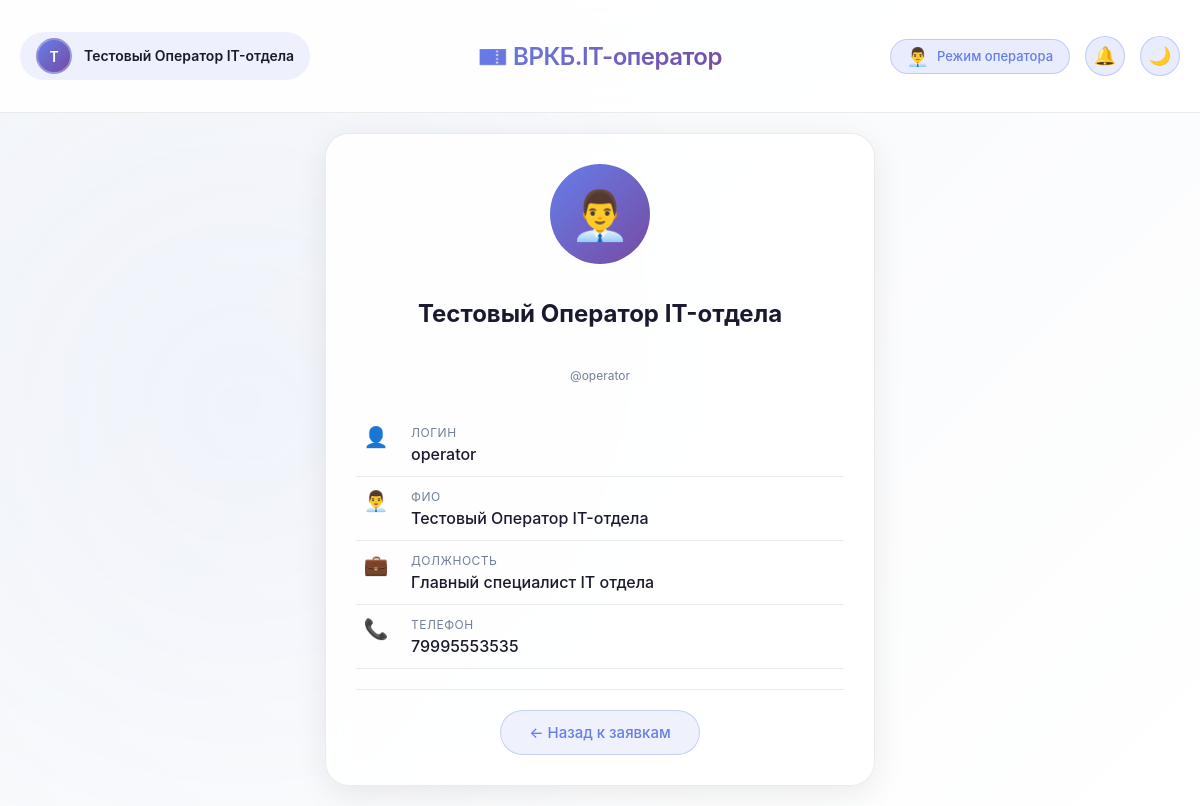
The page /operator/profile (signed in) on the database its author committed.
### tables this page shows
CREATE TABLE operators (
        id INTEGER PRIMARY KEY AUTOINCREMENT,
        username TEXT NOT NULL UNIQUE,
        password TEXT NOT NULL,
        last_name TEXT,
        first_name TEXT,
        middle_name TEXT,
        post TEXT,
        phone TEXT
    );

### app.py (the view)
    def decorated_function(*args, **kwargs):
        if not session.get('operator_logged_in'):
            flash('Доступ только для операторов', 'danger')
            return redirect(url_for('operator_login'))
        return f(*args, **kwargs)

### app.py (called while the page is built, shortened)
def get_db_connection():
    conn = sqlite3.connect('databases/database_helpdesk.db', timeout=20)
    conn.row_factory = sqlite3.Row
    conn.execute('PRAGMA journal_mode=WAL')
    conn.execute('PRAGMA synchronous=NORMAL')
    return conn

def operator_required(f):
    def decorated_function(*args, **kwargs):
        if not session.get('operator_logged_in'):
            flash('Доступ только для операторов', 'danger')
            return redirect(url_for('operator_login'))
        return f(*args, **kwargs)
    decorated_function.__name__ = f.__name__
    return decorated_function

@app.route('/operator/profile')
@operator_required
def operator_profile():
    conn = get_db_connection()
    operator = conn.execute('SELECT * FROM operators WHERE id = ?', (session['operator_id'],)).fetchone()
    conn.close()
    return render_template('operators/operator_profile.html', operator=operator)

@app.context_processor
def inject_user():
    user_info = {}
    return {'user': user_info}

### templates/operators/operator_profile.html (shortened to what this page needs)
{% extends "operators/base_operator.html" %}
{% block content %}
<div class="card" style="max-width: 550px; margin: 0 auto;">
    <div style="text-align: center; margin-bottom: 30px;">
        <div class="operator-big-avatar" style="width: 100px; height: 100px; font-size: 48px; margin: 0 auto 15px; background: linear-gradient(135deg, var(--accent-color), #764ba2); border-radius: 50%; display: flex; align-items: center; justify-content: center;">
            👨‍💼
        </div>
        <h2>{{ operator.last_name or '' }} {{ operator.first_name or '' }} {{ operator.middle_name or '' }}</h2>
        <p class="text-muted">@{{ operator.username }}</p>
    </div>
    <div class="profile-info">
        <div class="info-row">
            <div class="info-icon">👤</div>
            <div class="info-content">
                <div class="info-label">Логин</div>
                <div class="info-value">{{ operator.username }}</div>
            </div>
        </div>
        <div class="info-row">
            <div class="info-icon">👨‍💼</div>
            <div class="info-content">
                <div class="info-label">ФИО</div>
                <div class="info-value">{{ operator.last_name or '' }} {{ operator.first_name or '' }} {{ operator.middle_name or '' }}</div>
            </div>
        </div>
        <div class="info-row">
            <div class="info-icon">💼</div>
            <div class="info-content">
                <div class="info-label">Должность</div>
                <div class="info-value">{{ operator.post or 'Оператор технической поддержки' }}</div>
            </div>
        </div>
        <div class="info-row">
            <div class="info-icon">📞</div>
            <div class="info-content">
                <div class="info-label">Телефон</div>
                <div class="info-value">{{ operator.phone or 'не указан' }}</div>
            </div>
        </div>
    </div>
    <hr>
    <div style="text-align: center;">
        <a href="{{ url_for('operator_dashboard') }}" class="btn btn-outline">← Назад к заявкам</a>
    </div>
</div>
{% endblock %}

### static/style.css (style rules this page uses)
:root { --bg-gradient-start: #f5f7fa; --bg-gradient-end: #ffffff; --glass-bg: rgba(255, 255, 255, 0.85); --glass-bg-dark: rgba(0, 0, 0, 0.75); --glass-border: rgba(0, 0, 0, 0.08); --glass-shadow: 0 8px 32px 0 rgba(0, 0, 0, 0.08); --shadow-sm: 0 2px 8px rgba(0, 0, 0, 0.04); --shadow-md: 0 4px 20px rgba(0, 0, 0, 0.06); --shadow-lg: 0 12px 32px rgba(0, 0, 0, 0.1); --shadow-glow: 0 0 20px rgba(102, 126, 234, 0.15); --text-primary: #1a1a2e; --text-secondary: #4a5568; --text-muted: #718096; --blur-amount: 12px; --border-radius: 24px; --accent-color: #667eea; --accent-hover: #5a67d8; }
* { margin: 0; padding: 0; box-sizing: border-box; }
body { font-family: -apple-system, 'Segoe UI', 'SF Pro Text', 'Helvetica Neue', sans-serif; background: linear-gradient(135deg, var(--bg-gradient-start), var(--bg-gradient-end)); min-height: 100vh; color: var(--text-primary); transition: all 0.3s ease; position: relative; }
body::before { content: ''; position: fixed; top: 0; left: 0; width: 100%; height: 100%; background: radial-gradient(circle at 20% 50%, rgba(102,126,234,0.05) 0%, transparent 50%); pointer-events: none; z-index: 0; }
.glass-card, .card { background: var(--glass-bg); backdrop-filter: blur(var(--blur-amount)); -webkit-backdrop-filter: blur(var(--blur-amount)); border-radius: var(--border-radius); border: 1px solid var(--glass-border); box-shadow: var(--glass-shadow); padding: 30px; margin-bottom: 20px; transition: all 0.4s cubic-bezier(0.4, 0, 0.2, 1); animation: fadeInUp 0.5s ease-out; }
.card h2 { padding: 20px; margin-bottom: 20px; }
.btn { padding: 12px 28px; border: none; border-radius: 40px; font-size: 15px; font-weight: 500; cursor: pointer; transition: all 0.3s cubic-bezier(0.4, 0, 0.2, 1); display: inline-block; text-decoration: none; text-align: center; }
.btn-outline { background: rgba(102, 126, 234, 0.1); border: 1px solid rgba(102, 126, 234, 0.3); color: var(--accent-color); }
.text-muted { color: var(--text-muted); font-size: 12px; }
hr { border: none; height: 1px; background: var(--glass-border); margin: 20px 0; }
.info-icon { font-size: 20px; width: 32px; text-align: center; }
.info-label { font-size: 11px; color: var(--text-muted); text-transform: uppercase; letter-spacing: 0.5px; }
.info-value { font-size: 14px; font-weight: 500; margin-top: 2px; }
.profile-info { margin: 20px 0; }

### templates/operators/operator_profile.html (style rules this page uses)
.profile-info { margin: 20px 0; }
.info-row { display: flex; align-items: flex-start; gap: 15px; padding: 12px 0; border-bottom: 1px solid var(--glass-border); }
.info-icon { font-size: 20px; width: 40px; text-align: center; }
.info-content { flex: 1; }
.info-label { font-size: 12px; color: var(--text-muted); margin-bottom: 4px; }
.info-value { font-size: 16px; font-weight: 500; color: var(--text-primary); }

### rows shown on the page
operators: last_name "Тестовый", first_name "Оператор", middle_name "IT-отдела", username "operator", post "Главный специалист IT отдела", phone "79995553535"

### other values the page prints
{{ session.operator_full_name[0] }} "Т"
{{ session.operator_full_name or session.operator_name or 'Оператор' }} "Тестовый Оператор IT-отдела"
